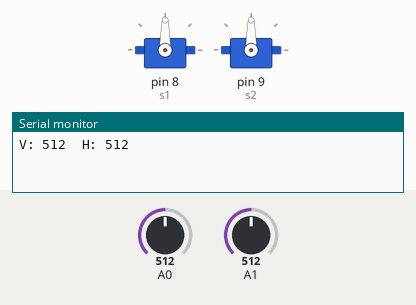
Recording of a sketch running on a simulated Arduino Uno, built with avr-gcc and run on an emulated ATmega328P. Parts: 2 × servo, the last lines printed to the serial monitor. Inputs (shaded band) come from the test bench; at power-on: A0 = 512, A1 = 512.

Above: at 1.2 s.
1.3 s: A0 set to 716
At 3.2 s:
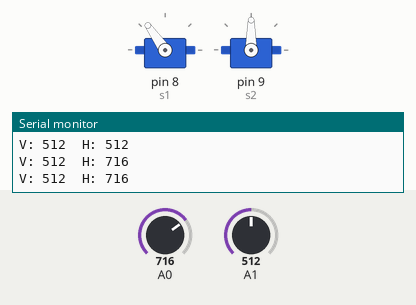
3.5 s: A1 set to 716
At 4.7 s:
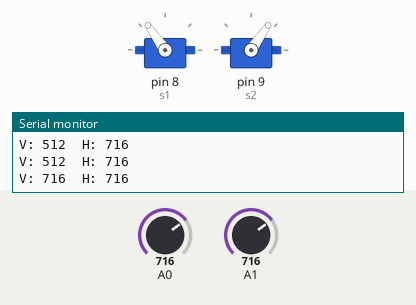
5.5 s: A0 set to 900
At 7.2 s:
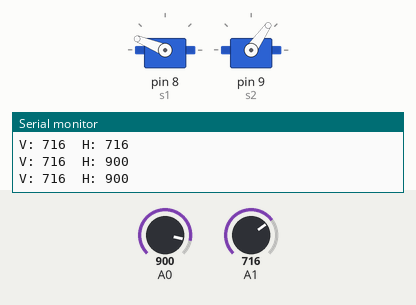
7.5 s: A1 set to 900
At 8.9 s:
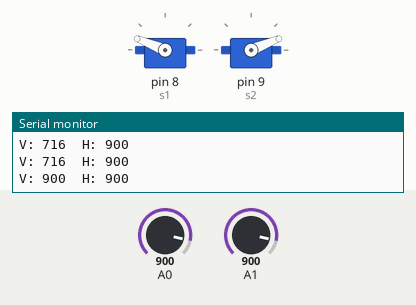
9.5 s: A0 set to 1023
At 10.5 s:
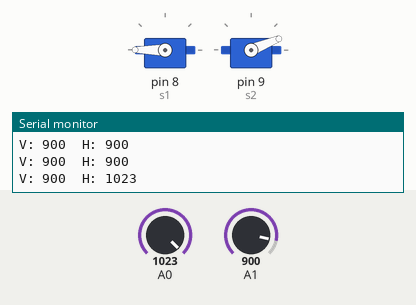
11.5 s: A1 set to 1023
At 13.2 s:
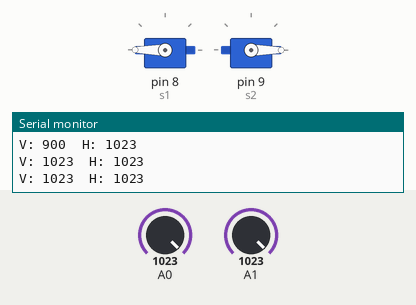
Timing chart, 0 to 14.5 s (numbered marks = the images above; inputs shaded):
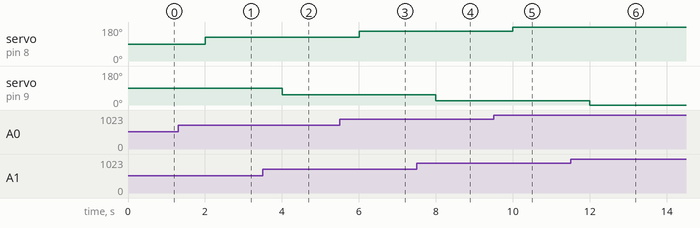

The sketch:

Servo.ino
```cpp
#include <Servo.h>

Servo s1, s2;

const String input;

void setup() {
  Serial.begin(115200);
  s1.attach(8);
  s2.attach(9);
}

void loop() {
  String input = Serial.readString();
  input.remove(input.indexOf("V"), 3);
  input.remove(input.indexOf("\tH"), 4);

  int h = analogRead(A0), v = analogRead(A1);
  Serial.println("V: " + String(v) + "\tH: " + String(h));
  h = map(h, 0, 1023, 0, 180);
  v = 180 - map(v, 0, 1023, 0, 180);
  s1.write(h);
  s2.write(v);
}
```

Measured:
- after the input at 1.3 s, servo on pin 8 (s1): 90° → 125° after 0.70 s
- after the input at 3.5 s, servo on pin 9 (s2): 90° → 55° after 0.50 s
- after the input at 5.5 s, servo on pin 8 (s1): 125° → 158° after 0.50 s
- after the input at 7.5 s, servo on pin 9 (s2): 55° → 22° after 0.50 s
- after the input at 9.5 s, servo on pin 8 (s1): 158° → 180° after 0.50 s
- after the input at 11.5 s, servo on pin 9 (s2): 22° → 0° after 0.50 s
